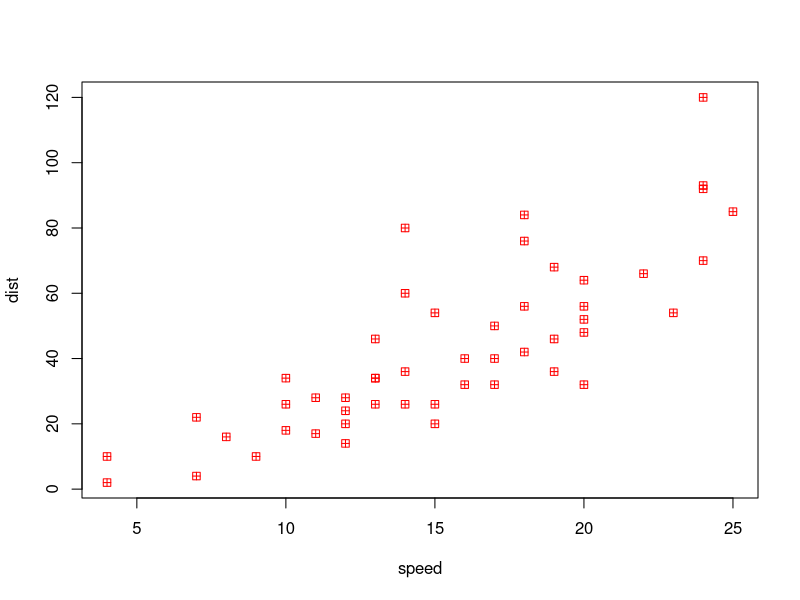
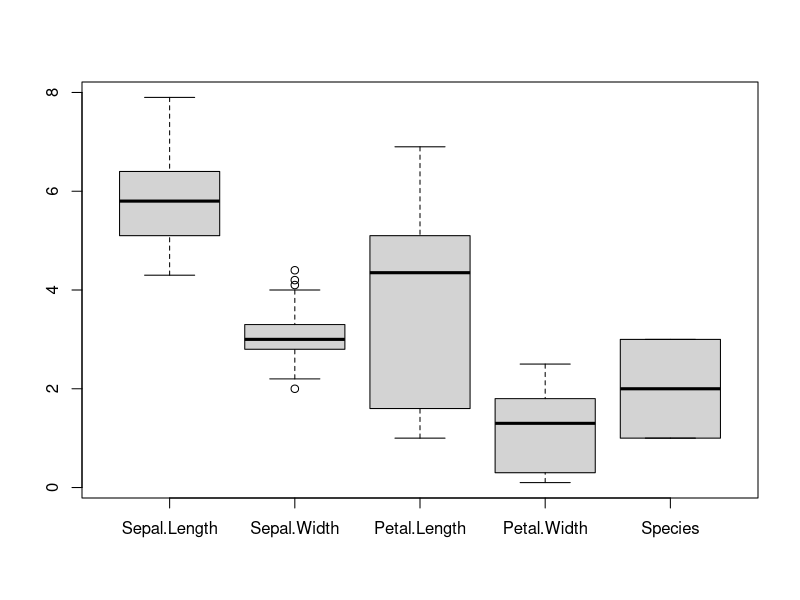

Generate these figures, in order, with R:
text = "Olá Pessoal! Como estão hoje? Espero que estejam bem."

cars
plot(cars, col = "red", pch = 12)

boxplot(iris)

# Adicione alguma alteração neste script